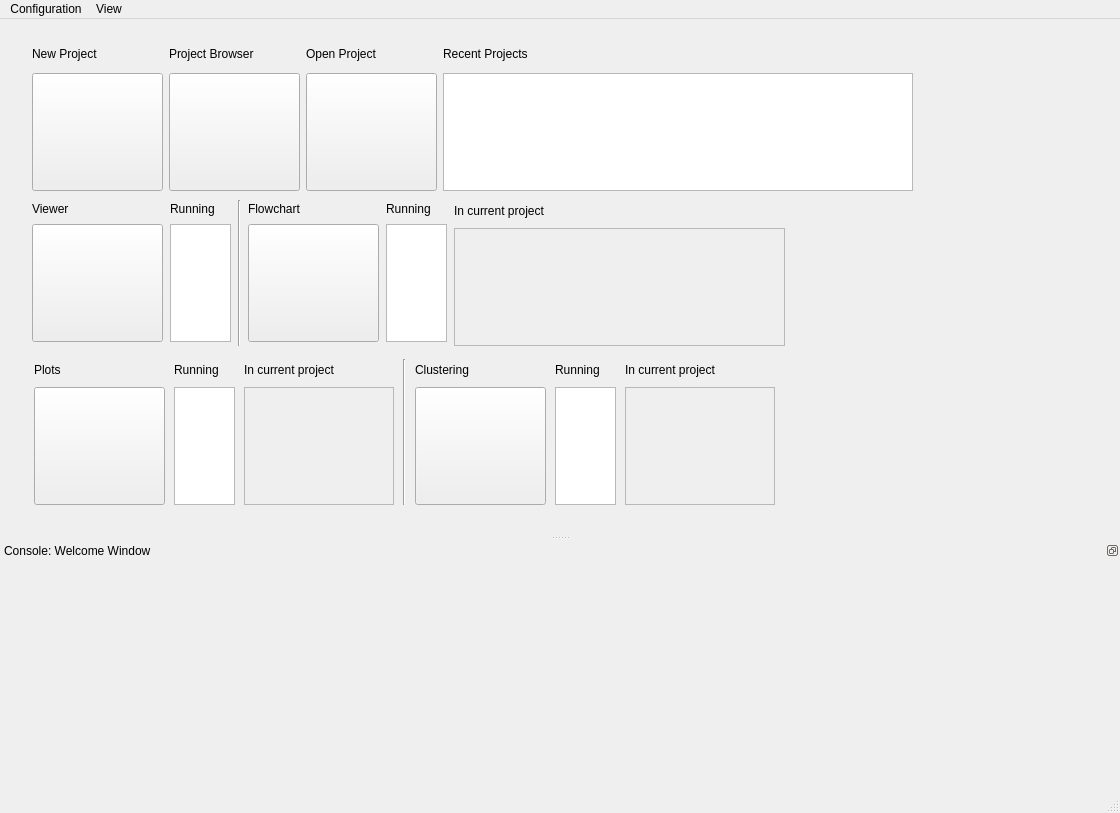
<?xml version="1.0" encoding="UTF-8"?>
<ui version="4.0">
 <class>MainWindow</class>
 <widget class="QMainWindow" name="MainWindow">
  <property name="geometry">
   <rect>
    <x>0</x>
    <y>0</y>
    <width>1120</width>
    <height>813</height>
   </rect>
  </property>
  <property name="windowTitle">
   <string>MainWindow</string>
  </property>
  <widget class="QWidget" name="centralwidget">
   <widget class="QWidget" name="layoutWidget">
    <property name="geometry">
     <rect>
      <x>32</x>
      <y>21</y>
      <width>897</width>
      <height>151</height>
     </rect>
    </property>
    <layout class="QHBoxLayout" name="horizontalLayout">
     <item>
      <layout class="QVBoxLayout" name="verticalLayout">
       <item>
        <widget class="QLabel" name="labelNewProj">
         <property name="text">
          <string>New Project</string>
         </property>
        </widget>
       </item>
       <item>
        <widget class="QPushButton" name="btnNewProject">
         <property name="sizePolicy">
          <sizepolicy hsizetype="Fixed" vsizetype="Fixed">
           <horstretch>0</horstretch>
           <verstretch>0</verstretch>
          </sizepolicy>
         </property>
         <property name="minimumSize">
          <size>
           <width>131</width>
           <height>118</height>
          </size>
         </property>
         <property name="maximumSize">
          <size>
           <width>131</width>
           <height>118</height>
          </size>
         </property>
         <property name="autoFillBackground">
          <bool>true</bool>
         </property>
         <property name="text">
          <string/>
         </property>
         <property name="flat">
          <bool>false</bool>
         </property>
        </widget>
       </item>
      </layout>
     </item>
     <item>
      <layout class="QVBoxLayout" name="verticalLayout_15">
       <item>
        <widget class="QLabel" name="labelProjectBrowser">
         <property name="text">
          <string>Project Browser</string>
         </property>
        </widget>
       </item>
       <item>
        <widget class="QPushButton" name="btnProjectBrowser">
         <property name="sizePolicy">
          <sizepolicy hsizetype="Fixed" vsizetype="Fixed">
           <horstretch>0</horstretch>
           <verstretch>0</verstretch>
          </sizepolicy>
         </property>
         <property name="minimumSize">
          <size>
           <width>131</width>
           <height>118</height>
          </size>
         </property>
         <property name="maximumSize">
          <size>
           <width>131</width>
           <height>118</height>
          </size>
         </property>
         <property name="autoFillBackground">
          <bool>true</bool>
         </property>
         <property name="text">
          <string/>
         </property>
         <property name="flat">
          <bool>false</bool>
         </property>
        </widget>
       </item>
      </layout>
     </item>
     <item>
      <layout class="QVBoxLayout" name="verticalLayout_2">
       <item>
        <widget class="QLabel" name="labelOpenProject">
         <property name="text">
          <string>Open Project</string>
         </property>
        </widget>
       </item>
       <item>
        <widget class="QPushButton" name="btnOpenProject">
         <property name="sizePolicy">
          <sizepolicy hsizetype="Fixed" vsizetype="Fixed">
           <horstretch>0</horstretch>
           <verstretch>0</verstretch>
          </sizepolicy>
         </property>
         <property name="minimumSize">
          <size>
           <width>131</width>
           <height>118</height>
          </size>
         </property>
         <property name="maximumSize">
          <size>
           <width>131</width>
           <height>118</height>
          </size>
         </property>
         <property name="autoFillBackground">
          <bool>true</bool>
         </property>
         <property name="text">
          <string/>
         </property>
         <property name="flat">
          <bool>false</bool>
         </property>
        </widget>
       </item>
      </layout>
     </item>
     <item>
      <layout class="QVBoxLayout" name="verticalLayout_14">
       <item>
        <widget class="QLabel" name="labelRecentProjects">
         <property name="text">
          <string>Recent Projects</string>
         </property>
        </widget>
       </item>
       <item>
        <widget class="QListWidget" name="listWidgetRecentProjects">
         <property name="minimumSize">
          <size>
           <width>470</width>
           <height>118</height>
          </size>
         </property>
         <property name="maximumSize">
          <size>
           <width>470</width>
           <height>118</height>
          </size>
         </property>
        </widget>
       </item>
      </layout>
     </item>
     <item>
      <spacer name="horizontalSpacer">
       <property name="orientation">
        <enum>Qt::Horizontal</enum>
       </property>
       <property name="sizeHint" stdset="0">
        <size>
         <width>40</width>
         <height>20</height>
        </size>
       </property>
      </spacer>
     </item>
    </layout>
   </widget>
   <widget class="QWidget" name="layoutWidget">
    <property name="geometry">
     <rect>
      <x>31</x>
      <y>181</y>
      <width>760</width>
      <height>146</height>
     </rect>
    </property>
    <layout class="QHBoxLayout" name="horizontalLayout_2">
     <item>
      <layout class="QVBoxLayout" name="verticalLayout_4">
       <item>
        <widget class="QLabel" name="label_4">
         <property name="sizePolicy">
          <sizepolicy hsizetype="Preferred" vsizetype="Fixed">
           <horstretch>0</horstretch>
           <verstretch>0</verstretch>
          </sizepolicy>
         </property>
         <property name="text">
          <string>Viewer</string>
         </property>
        </widget>
       </item>
       <item>
        <widget class="QPushButton" name="btnViewer">
         <property name="sizePolicy">
          <sizepolicy hsizetype="Fixed" vsizetype="Fixed">
           <horstretch>0</horstretch>
           <verstretch>0</verstretch>
          </sizepolicy>
         </property>
         <property name="minimumSize">
          <size>
           <width>131</width>
           <height>118</height>
          </size>
         </property>
         <property name="maximumSize">
          <size>
           <width>131</width>
           <height>118</height>
          </size>
         </property>
         <property name="autoFillBackground">
          <bool>true</bool>
         </property>
         <property name="text">
          <string/>
         </property>
         <property name="flat">
          <bool>false</bool>
         </property>
        </widget>
       </item>
      </layout>
     </item>
     <item>
      <layout class="QVBoxLayout" name="verticalLayout_5">
       <item>
        <widget class="QLabel" name="label_9">
         <property name="sizePolicy">
          <sizepolicy hsizetype="Preferred" vsizetype="Fixed">
           <horstretch>0</horstretch>
           <verstretch>0</verstretch>
          </sizepolicy>
         </property>
         <property name="text">
          <string>Running</string>
         </property>
        </widget>
       </item>
       <item>
        <widget class="QListWidget" name="listWidgetViewers">
         <property name="sizePolicy">
          <sizepolicy hsizetype="Fixed" vsizetype="Fixed">
           <horstretch>0</horstretch>
           <verstretch>0</verstretch>
          </sizepolicy>
         </property>
         <property name="minimumSize">
          <size>
           <width>61</width>
           <height>118</height>
          </size>
         </property>
         <property name="maximumSize">
          <size>
           <width>61</width>
           <height>118</height>
          </size>
         </property>
        </widget>
       </item>
      </layout>
     </item>
     <item>
      <widget class="Line" name="line">
       <property name="orientation">
        <enum>Qt::Vertical</enum>
       </property>
      </widget>
     </item>
     <item>
      <layout class="QVBoxLayout" name="verticalLayout_6">
       <item>
        <widget class="QLabel" name="label_5">
         <property name="sizePolicy">
          <sizepolicy hsizetype="Preferred" vsizetype="Fixed">
           <horstretch>0</horstretch>
           <verstretch>0</verstretch>
          </sizepolicy>
         </property>
         <property name="text">
          <string>Flowchart</string>
         </property>
        </widget>
       </item>
       <item>
        <widget class="QPushButton" name="btnFlowchart">
         <property name="sizePolicy">
          <sizepolicy hsizetype="Fixed" vsizetype="Fixed">
           <horstretch>0</horstretch>
           <verstretch>0</verstretch>
          </sizepolicy>
         </property>
         <property name="minimumSize">
          <size>
           <width>131</width>
           <height>118</height>
          </size>
         </property>
         <property name="maximumSize">
          <size>
           <width>131</width>
           <height>118</height>
          </size>
         </property>
         <property name="autoFillBackground">
          <bool>true</bool>
         </property>
         <property name="text">
          <string/>
         </property>
         <property name="flat">
          <bool>false</bool>
         </property>
        </widget>
       </item>
      </layout>
     </item>
     <item>
      <layout class="QVBoxLayout" name="verticalLayout_7">
       <item>
        <widget class="QLabel" name="label_10">
         <property name="sizePolicy">
          <sizepolicy hsizetype="Preferred" vsizetype="Fixed">
           <horstretch>0</horstretch>
           <verstretch>0</verstretch>
          </sizepolicy>
         </property>
         <property name="text">
          <string>Running</string>
         </property>
        </widget>
       </item>
       <item>
        <widget class="QListWidget" name="listWidgetFlowcharts">
         <property name="sizePolicy">
          <sizepolicy hsizetype="Fixed" vsizetype="Fixed">
           <horstretch>0</horstretch>
           <verstretch>0</verstretch>
          </sizepolicy>
         </property>
         <property name="minimumSize">
          <size>
           <width>61</width>
           <height>118</height>
          </size>
         </property>
         <property name="maximumSize">
          <size>
           <width>61</width>
           <height>118</height>
          </size>
         </property>
        </widget>
       </item>
      </layout>
     </item>
     <item>
      <layout class="QVBoxLayout" name="verticalLayout_13">
       <item>
        <widget class="QLabel" name="label_13">
         <property name="text">
          <string>In current project</string>
         </property>
        </widget>
       </item>
       <item>
        <widget class="QListWidget" name="listWidgetPlots_5">
         <property name="enabled">
          <bool>false</bool>
         </property>
         <property name="sizePolicy">
          <sizepolicy hsizetype="Fixed" vsizetype="Fixed">
           <horstretch>0</horstretch>
           <verstretch>0</verstretch>
          </sizepolicy>
         </property>
         <property name="minimumSize">
          <size>
           <width>331</width>
           <height>118</height>
          </size>
         </property>
         <property name="maximumSize">
          <size>
           <width>241</width>
           <height>118</height>
          </size>
         </property>
        </widget>
       </item>
      </layout>
     </item>
    </layout>
   </widget>
   <widget class="QWidget" name="layoutWidget">
    <property name="geometry">
     <rect>
      <x>31</x>
      <y>340</y>
      <width>751</width>
      <height>146</height>
     </rect>
    </property>
    <layout class="QHBoxLayout" name="horizontalLayout_3">
     <item>
      <layout class="QVBoxLayout" name="verticalLayout_8">
       <item>
        <widget class="QLabel" name="label_6">
         <property name="text">
          <string>Plots</string>
         </property>
        </widget>
       </item>
       <item>
        <widget class="QPushButton" name="btnPlot">
         <property name="sizePolicy">
          <sizepolicy hsizetype="Fixed" vsizetype="Fixed">
           <horstretch>0</horstretch>
           <verstretch>0</verstretch>
          </sizepolicy>
         </property>
         <property name="minimumSize">
          <size>
           <width>131</width>
           <height>118</height>
          </size>
         </property>
         <property name="maximumSize">
          <size>
           <width>131</width>
           <height>118</height>
          </size>
         </property>
         <property name="autoFillBackground">
          <bool>true</bool>
         </property>
         <property name="text">
          <string/>
         </property>
         <property name="flat">
          <bool>false</bool>
         </property>
        </widget>
       </item>
      </layout>
     </item>
     <item>
      <layout class="QVBoxLayout" name="verticalLayout_9">
       <item>
        <widget class="QLabel" name="label_11">
         <property name="text">
          <string>Running</string>
         </property>
        </widget>
       </item>
       <item>
        <widget class="QListWidget" name="listWidgetPlots">
         <property name="sizePolicy">
          <sizepolicy hsizetype="Fixed" vsizetype="Fixed">
           <horstretch>0</horstretch>
           <verstretch>0</verstretch>
          </sizepolicy>
         </property>
         <property name="minimumSize">
          <size>
           <width>61</width>
           <height>118</height>
          </size>
         </property>
         <property name="maximumSize">
          <size>
           <width>61</width>
           <height>118</height>
          </size>
         </property>
        </widget>
       </item>
      </layout>
     </item>
     <item>
      <layout class="QVBoxLayout" name="verticalLayout_12">
       <item>
        <widget class="QLabel" name="label_12">
         <property name="text">
          <string>In current project</string>
         </property>
        </widget>
       </item>
       <item>
        <widget class="QListWidget" name="listWidgetPlots_4">
         <property name="enabled">
          <bool>false</bool>
         </property>
         <property name="sizePolicy">
          <sizepolicy hsizetype="Fixed" vsizetype="Fixed">
           <horstretch>0</horstretch>
           <verstretch>0</verstretch>
          </sizepolicy>
         </property>
         <property name="minimumSize">
          <size>
           <width>150</width>
           <height>118</height>
          </size>
         </property>
         <property name="maximumSize">
          <size>
           <width>150</width>
           <height>118</height>
          </size>
         </property>
        </widget>
       </item>
      </layout>
     </item>
     <item>
      <widget class="Line" name="line_2">
       <property name="orientation">
        <enum>Qt::Vertical</enum>
       </property>
      </widget>
     </item>
     <item>
      <layout class="QVBoxLayout" name="verticalLayout_10">
       <item>
        <widget class="QLabel" name="label_8">
         <property name="text">
          <string>Clustering</string>
         </property>
        </widget>
       </item>
       <item>
        <widget class="QPushButton" name="btnClustering">
         <property name="sizePolicy">
          <sizepolicy hsizetype="Fixed" vsizetype="Fixed">
           <horstretch>0</horstretch>
           <verstretch>0</verstretch>
          </sizepolicy>
         </property>
         <property name="minimumSize">
          <size>
           <width>131</width>
           <height>118</height>
          </size>
         </property>
         <property name="maximumSize">
          <size>
           <width>131</width>
           <height>118</height>
          </size>
         </property>
         <property name="autoFillBackground">
          <bool>true</bool>
         </property>
         <property name="text">
          <string/>
         </property>
         <property name="flat">
          <bool>false</bool>
         </property>
        </widget>
       </item>
      </layout>
     </item>
     <item>
      <layout class="QVBoxLayout" name="verticalLayout_11">
       <item>
        <widget class="QLabel" name="label_7">
         <property name="text">
          <string>Running</string>
         </property>
        </widget>
       </item>
       <item>
        <widget class="QListWidget" name="listWidgetClustering">
         <property name="sizePolicy">
          <sizepolicy hsizetype="Fixed" vsizetype="Fixed">
           <horstretch>0</horstretch>
           <verstretch>0</verstretch>
          </sizepolicy>
         </property>
         <property name="minimumSize">
          <size>
           <width>61</width>
           <height>118</height>
          </size>
         </property>
         <property name="maximumSize">
          <size>
           <width>61</width>
           <height>118</height>
          </size>
         </property>
        </widget>
       </item>
      </layout>
     </item>
     <item>
      <layout class="QVBoxLayout" name="verticalLayout_3">
       <item>
        <widget class="QLabel" name="label_14">
         <property name="text">
          <string>In current project</string>
         </property>
        </widget>
       </item>
       <item>
        <widget class="QListWidget" name="listWidgetPlots_6">
         <property name="enabled">
          <bool>false</bool>
         </property>
         <property name="sizePolicy">
          <sizepolicy hsizetype="Fixed" vsizetype="Fixed">
           <horstretch>0</horstretch>
           <verstretch>0</verstretch>
          </sizepolicy>
         </property>
         <property name="minimumSize">
          <size>
           <width>150</width>
           <height>118</height>
          </size>
         </property>
         <property name="maximumSize">
          <size>
           <width>150</width>
           <height>118</height>
          </size>
         </property>
        </widget>
       </item>
      </layout>
     </item>
    </layout>
   </widget>
  </widget>
  <widget class="QMenuBar" name="menubar">
   <property name="geometry">
    <rect>
     <x>0</x>
     <y>0</y>
     <width>1120</width>
     <height>23</height>
    </rect>
   </property>
   <widget class="QMenu" name="menuConfiguration">
    <property name="title">
     <string>Configuration</string>
    </property>
    <addaction name="actionProject_Configuration"/>
    <addaction name="actionSystem_Configuration"/>
   </widget>
   <widget class="QMenu" name="menuView">
    <property name="title">
     <string>View</string>
    </property>
    <addaction name="actionShow_all_windows"/>
    <addaction name="separator"/>
    <addaction name="actionConsole"/>
   </widget>
   <addaction name="menuConfiguration"/>
   <addaction name="menuView"/>
  </widget>
  <widget class="QStatusBar" name="statusbar"/>
  <widget class="QDockWidget" name="dockConsole">
   <property name="minimumSize">
    <size>
     <width>59</width>
     <height>250</height>
    </size>
   </property>
   <property name="features">
    <set>QDockWidget::DockWidgetFloatable|QDockWidget::DockWidgetMovable</set>
   </property>
   <property name="windowTitle">
    <string>Console: Welcome Window</string>
   </property>
   <attribute name="dockWidgetArea">
    <number>8</number>
   </attribute>
   <widget class="QWidget" name="dockWidgetContents"/>
  </widget>
  <action name="actionProject_Configuration">
   <property name="enabled">
    <bool>false</bool>
   </property>
   <property name="text">
    <string>Project Configuration</string>
   </property>
  </action>
  <action name="actionSystem_Configuration">
   <property name="text">
    <string>System Configuration</string>
   </property>
  </action>
  <action name="actionShow_all_windows">
   <property name="text">
    <string>Show all windows</string>
   </property>
  </action>
  <action name="actionConsole">
   <property name="checkable">
    <bool>true</bool>
   </property>
   <property name="text">
    <string>Console</string>
   </property>
  </action>
 </widget>
 <resources/>
 <connections>
  <connection>
   <sender>actionConsole</sender>
   <signal>toggled(bool)</signal>
   <receiver>dockConsole</receiver>
   <slot>setVisible(bool)</slot>
   <hints>
    <hint type="sourcelabel">
     <x>-1</x>
     <y>-1</y>
    </hint>
    <hint type="destinationlabel">
     <x>401</x>
     <y>506</y>
    </hint>
   </hints>
  </connection>
 </connections>
</ui>
